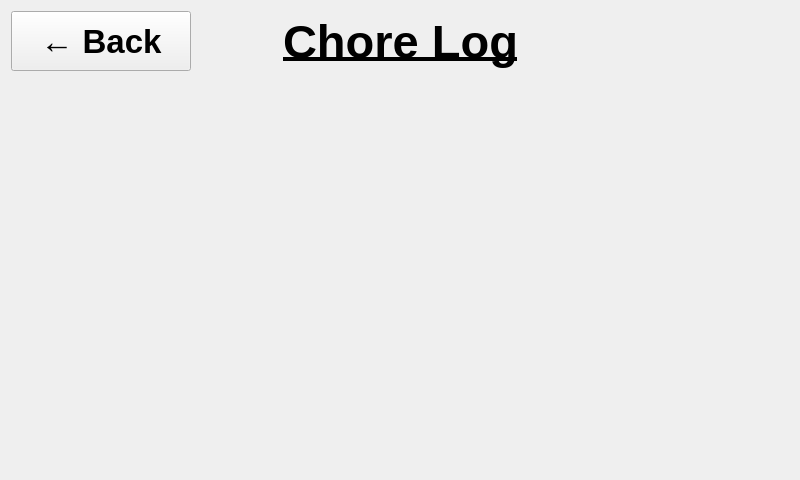
<?xml version="1.0" encoding="UTF-8"?>
<ui version="4.0">
 <class>Form</class>
 <widget class="QWidget" name="Form">
  <property name="geometry">
   <rect>
    <x>0</x>
    <y>0</y>
    <width>800</width>
    <height>480</height>
   </rect>
  </property>
  <property name="windowTitle">
   <string>Form</string>
  </property>
  <layout class="QVBoxLayout" name="verticalLayout">
   <item>
    <layout class="QHBoxLayout" name="topRowLayout">
     <item>
      <widget class="QPushButton" name="GoBackButton">
       <property name="minimumSize">
        <size>
         <width>180</width>
         <height>60</height>
        </size>
       </property>
       <property name="font">
        <font>
         <pointsize>25</pointsize>
         <bold>true</bold>
        </font>
       </property>
       <property name="text">
        <string>← Back</string>
       </property>
      </widget>
     </item>
     <item>
      <spacer name="leftSpacer">
       <property name="sizePolicy">
        <sizepolicy hsizetype="Expanding" vsizetype="Minimum">
         <horstretch>0</horstretch>
         <verstretch>0</verstretch>
        </sizepolicy>
       </property>
       <property name="orientation">
        <enum>Qt::Horizontal</enum>
       </property>
       <property name="sizeHint" stdset="0">
        <size>
         <width>0</width>
         <height>0</height>
        </size>
       </property>
      </spacer>
     </item>
     <item>
      <widget class="QLabel" name="chore_log_title">
       <property name="font">
        <font>
         <pointsize>35</pointsize>
         <bold>true</bold>
         <underline>true</underline>
        </font>
       </property>
       <property name="text">
        <string>Chore Log</string>
       </property>
       <property name="alignment">
        <set>Qt::AlignCenter</set>
       </property>
      </widget>
     </item>
     <item>
      <spacer name="rightSpacer">
       <property name="sizePolicy">
        <sizepolicy hsizetype="Expanding" vsizetype="Minimum">
         <horstretch>0</horstretch>
         <verstretch>0</verstretch>
        </sizepolicy>
       </property>
       <property name="orientation">
        <enum>Qt::Horizontal</enum>
       </property>
       <property name="sizeHint" stdset="0">
        <size>
         <width>0</width>
         <height>0</height>
        </size>
       </property>
      </spacer>
     </item>
     <item>
      <widget class="QWidget" name="dummyWidget" native="true">
       <property name="minimumSize">
        <size>
         <width>180</width>
         <height>0</height>
        </size>
       </property>
      </widget>
     </item>
    </layout>
   </item>
   <item>
    <spacer name="verticalSpacer">
     <property name="orientation">
      <enum>Qt::Vertical</enum>
     </property>
     <property name="sizeHint" stdset="0">
      <size>
       <width>20</width>
       <height>20</height>
      </size>
     </property>
    </spacer>
   </item>
   <item>
    <layout class="QGridLayout" name="choreButtonGridLayout"/>
   </item>
   <item>
    <spacer name="verticalSpacerBottom">
     <property name="orientation">
      <enum>Qt::Vertical</enum>
     </property>
     <property name="sizeHint" stdset="0">
      <size>
       <width>20</width>
       <height>20</height>
      </size>
     </property>
    </spacer>
   </item>
  </layout>
 </widget>
 <resources/>
 <connections/>
</ui>
